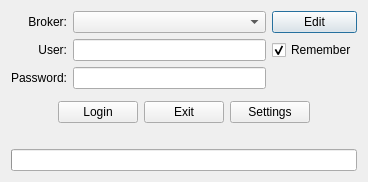
<?xml version="1.0" encoding="UTF-8"?>
<ui version="4.0">
 <class>LoginDlg</class>
 <widget class="QDialog" name="LoginDlg">
  <property name="geometry">
   <rect>
    <x>0</x>
    <y>0</y>
    <width>368</width>
    <height>182</height>
   </rect>
  </property>
  <property name="sizePolicy">
   <sizepolicy hsizetype="Fixed" vsizetype="Fixed">
    <horstretch>0</horstretch>
    <verstretch>0</verstretch>
   </sizepolicy>
  </property>
  <property name="minimumSize">
   <size>
    <width>368</width>
    <height>182</height>
   </size>
  </property>
  <property name="maximumSize">
   <size>
    <width>368</width>
    <height>182</height>
   </size>
  </property>
  <property name="windowTitle">
   <string>Login</string>
  </property>
  <layout class="QVBoxLayout" name="verticalLayout">
   <item>
    <layout class="QGridLayout" name="gridLayout" rowstretch="0,0,0">
     <item row="1" column="0">
      <widget class="QLabel" name="label">
       <property name="text">
        <string>User:</string>
       </property>
       <property name="alignment">
        <set>Qt::AlignRight|Qt::AlignTrailing|Qt::AlignVCenter</set>
       </property>
      </widget>
     </item>
     <item row="2" column="0">
      <widget class="QLabel" name="label_3">
       <property name="text">
        <string>Password:</string>
       </property>
       <property name="alignment">
        <set>Qt::AlignRight|Qt::AlignTrailing|Qt::AlignVCenter</set>
       </property>
      </widget>
     </item>
     <item row="0" column="2">
      <widget class="QPushButton" name="editBkrBtn">
       <property name="text">
        <string>Edit</string>
       </property>
      </widget>
     </item>
     <item row="0" column="0">
      <widget class="QLabel" name="label_2">
       <property name="text">
        <string>Broker:</string>
       </property>
       <property name="alignment">
        <set>Qt::AlignRight|Qt::AlignTrailing|Qt::AlignVCenter</set>
       </property>
      </widget>
     </item>
     <item row="0" column="1">
      <widget class="QComboBox" name="brokerComboBox">
       <property name="sizePolicy">
        <sizepolicy hsizetype="Preferred" vsizetype="Fixed">
         <horstretch>0</horstretch>
         <verstretch>0</verstretch>
        </sizepolicy>
       </property>
       <property name="focusPolicy">
        <enum>Qt::TabFocus</enum>
       </property>
      </widget>
     </item>
     <item row="2" column="1">
      <widget class="QLineEdit" name="passwdLineEdit">
       <property name="focusPolicy">
        <enum>Qt::StrongFocus</enum>
       </property>
       <property name="echoMode">
        <enum>QLineEdit::Password</enum>
       </property>
      </widget>
     </item>
     <item row="1" column="1">
      <widget class="QLineEdit" name="userLineEdit">
       <property name="focusPolicy">
        <enum>Qt::StrongFocus</enum>
       </property>
      </widget>
     </item>
     <item row="1" column="2">
      <widget class="QCheckBox" name="remCheckBox">
       <property name="focusPolicy">
        <enum>Qt::StrongFocus</enum>
       </property>
       <property name="text">
        <string>Remember</string>
       </property>
       <property name="checked">
        <bool>true</bool>
       </property>
      </widget>
     </item>
    </layout>
   </item>
   <item>
    <spacer name="verticalSpacer">
     <property name="orientation">
      <enum>Qt::Vertical</enum>
     </property>
     <property name="sizeHint" stdset="0">
      <size>
       <width>20</width>
       <height>40</height>
      </size>
     </property>
    </spacer>
   </item>
   <item>
    <layout class="QHBoxLayout" name="horizontalLayout">
     <item>
      <spacer name="horizontalSpacer">
       <property name="orientation">
        <enum>Qt::Horizontal</enum>
       </property>
       <property name="sizeHint" stdset="0">
        <size>
         <width>40</width>
         <height>20</height>
        </size>
       </property>
      </spacer>
     </item>
     <item>
      <widget class="QPushButton" name="loginBtn">
       <property name="text">
        <string>Login</string>
       </property>
      </widget>
     </item>
     <item>
      <widget class="QPushButton" name="exitBtn">
       <property name="text">
        <string>Exit</string>
       </property>
      </widget>
     </item>
     <item>
      <widget class="QPushButton" name="settingsBtn">
       <property name="text">
        <string>Settings</string>
       </property>
      </widget>
     </item>
     <item>
      <spacer name="horizontalSpacer_2">
       <property name="orientation">
        <enum>Qt::Horizontal</enum>
       </property>
       <property name="sizeHint" stdset="0">
        <size>
         <width>40</width>
         <height>20</height>
        </size>
       </property>
      </spacer>
     </item>
    </layout>
   </item>
   <item>
    <widget class="QLabel" name="loginStatus">
     <property name="text">
      <string/>
     </property>
    </widget>
   </item>
   <item>
    <widget class="QProgressBar" name="progressBar">
     <property name="value">
      <number>0</number>
     </property>
     <property name="textVisible">
      <bool>false</bool>
     </property>
    </widget>
   </item>
  </layout>
 </widget>
 <tabstops>
  <tabstop>userLineEdit</tabstop>
  <tabstop>passwdLineEdit</tabstop>
  <tabstop>loginBtn</tabstop>
  <tabstop>exitBtn</tabstop>
  <tabstop>settingsBtn</tabstop>
  <tabstop>brokerComboBox</tabstop>
  <tabstop>editBkrBtn</tabstop>
  <tabstop>remCheckBox</tabstop>
 </tabstops>
 <resources/>
 <connections/>
</ui>
